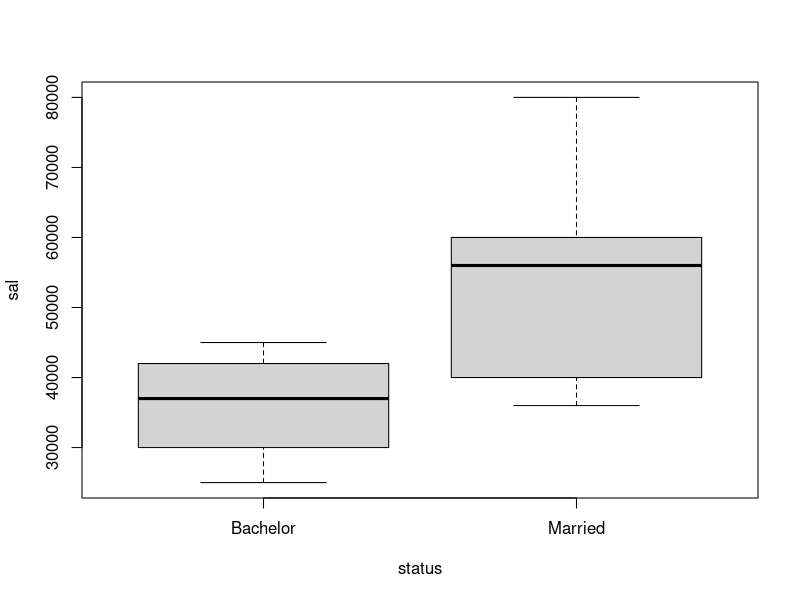

This figure's R source:
emp_id<-c(1,2,3,4,5,6,7,8,9,10)
sal<-c(40000,42000,45000,37000,56000,60000,80000,25000,30000,36000)
status<-c("Married","Bachelor","Bachelor","Bachelor","Married","Married","Married","Bachelor","Bachelor","Married")
dataframe<-data.frame(emp_id,sal,status)
dataframe
boxplot(sal~status,data=dataframe)

